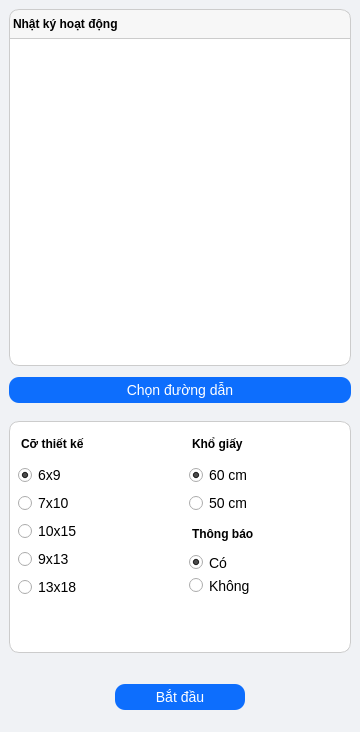
<?xml version="1.0" encoding="UTF-8"?>
<ui version="4.0">
 <class>Form</class>
 <widget class="QWidget" name="Form">
  <property name="geometry">
   <rect>
    <x>0</x>
    <y>0</y>
    <width>360</width>
    <height>732</height>
   </rect>
  </property>
  <property name="minimumSize">
   <size>
    <width>360</width>
    <height>732</height>
   </size>
  </property>
  <property name="maximumSize">
   <size>
    <width>360</width>
    <height>732</height>
   </size>
  </property>
  <property name="cursor">
   <cursorShape>ArrowCursor</cursorShape>
  </property>
  <property name="windowTitle">
   <string>Form</string>
  </property>
  <property name="styleSheet">
   <string notr="true">background: #f0f2f5;</string>
  </property>
  <layout class="QGridLayout" name="gridLayout">
   <property name="leftMargin">
    <number>0</number>
   </property>
   <property name="topMargin">
    <number>0</number>
   </property>
   <property name="rightMargin">
    <number>0</number>
   </property>
   <property name="bottomMargin">
    <number>0</number>
   </property>
   <property name="spacing">
    <number>0</number>
   </property>
   <item row="1" column="0">
    <widget class="QWidget" name="widget" native="true">
     <property name="minimumSize">
      <size>
       <width>0</width>
       <height>0</height>
      </size>
     </property>
     <property name="maximumSize">
      <size>
       <width>16777215</width>
       <height>16777215</height>
      </size>
     </property>
     <layout class="QVBoxLayout" name="verticalLayout">
      <property name="spacing">
       <number>0</number>
      </property>
      <property name="leftMargin">
       <number>0</number>
      </property>
      <property name="topMargin">
       <number>0</number>
      </property>
      <property name="rightMargin">
       <number>0</number>
      </property>
      <property name="bottomMargin">
       <number>0</number>
      </property>
      <item>
       <widget class="QWidget" name="widget_2" native="true">
        <property name="minimumSize">
         <size>
          <width>0</width>
          <height>0</height>
         </size>
        </property>
        <property name="maximumSize">
         <size>
          <width>16777215</width>
          <height>16777215</height>
         </size>
        </property>
        <layout class="QVBoxLayout" name="verticalLayout_2">
         <property name="spacing">
          <number>0</number>
         </property>
         <item>
          <widget class="QLabel" name="label">
           <property name="styleSheet">
            <string notr="true">background: #f7f7f7;
padding: 7px 0;
border: 1px solid #ccc;
border-top-left-radius: 10px;
border-top-right-radius: 10px;
border-bottom-right-radius: 0px;
border-bottom-left-radius: 0px;
font-weight: 500;</string>
           </property>
           <property name="text">
            <string>Nhật ký hoạt động</string>
           </property>
          </widget>
         </item>
         <item>
          <widget class="QTextEdit" name="activity">
           <property name="styleSheet">
            <string notr="true">border: 1px solid #ccc;
border-top: none;
border-top-left-radius: 0;
border-top-right-radius: 0;
border-bottom-right-radius: 10px;
border-bottom-left-radius: 10px;
background: #fff;</string>
           </property>
          </widget>
         </item>
         <item>
          <widget class="QPushButton" name="btn_url_1010">
           <property name="cursor">
            <cursorShape>PointingHandCursor</cursorShape>
           </property>
           <property name="styleSheet">
            <string notr="true">background: #0d6efd;
border-radius: 10px;
color: #fff;
font-size: 14px;
padding: 5px;
margin-top: 11px;
</string>
           </property>
           <property name="text">
            <string>Chọn đường dẫn</string>
           </property>
          </widget>
         </item>
        </layout>
       </widget>
      </item>
      <item>
       <widget class="QWidget" name="widget_3" native="true">
        <property name="minimumSize">
         <size>
          <width>0</width>
          <height>250</height>
         </size>
        </property>
        <property name="maximumSize">
         <size>
          <width>16777215</width>
          <height>250</height>
         </size>
        </property>
        <layout class="QHBoxLayout" name="horizontalLayout">
         <property name="spacing">
          <number>0</number>
         </property>
         <item>
          <widget class="QWidget" name="widget_4" native="true">
           <property name="styleSheet">
            <string notr="true">background: #fff;
border: 1px solid #ccc;
border-top-left-radius: 10px;
border-bottom-left-radius: 10px;
border-right: none;</string>
           </property>
           <layout class="QVBoxLayout" name="verticalLayout_4">
            <item>
             <widget class="QLabel" name="label_2">
              <property name="styleSheet">
               <string notr="true">padding: 7px 0;
font-weight: 500;
border: none;</string>
              </property>
              <property name="text">
               <string>Cỡ thiết kế</string>
              </property>
             </widget>
            </item>
            <item>
             <widget class="QRadioButton" name="input_69">
              <property name="minimumSize">
               <size>
                <width>0</width>
                <height>22</height>
               </size>
              </property>
              <property name="maximumSize">
               <size>
                <width>16777215</width>
                <height>22</height>
               </size>
              </property>
              <property name="font">
               <font>
                <pointsize>-1</pointsize>
               </font>
              </property>
              <property name="cursor">
               <cursorShape>PointingHandCursor</cursorShape>
              </property>
              <property name="styleSheet">
               <string notr="true">font-size: 14px;
border: none;</string>
              </property>
              <property name="text">
               <string>6x9</string>
              </property>
              <property name="checked">
               <bool>true</bool>
              </property>
             </widget>
            </item>
            <item>
             <widget class="QRadioButton" name="input_710">
              <property name="minimumSize">
               <size>
                <width>0</width>
                <height>22</height>
               </size>
              </property>
              <property name="maximumSize">
               <size>
                <width>16777215</width>
                <height>22</height>
               </size>
              </property>
              <property name="cursor">
               <cursorShape>PointingHandCursor</cursorShape>
              </property>
              <property name="styleSheet">
               <string notr="true">border: none;
font-size: 14px;</string>
              </property>
              <property name="text">
               <string>7x10</string>
              </property>
             </widget>
            </item>
            <item>
             <widget class="QRadioButton" name="input_1015">
              <property name="minimumSize">
               <size>
                <width>0</width>
                <height>22</height>
               </size>
              </property>
              <property name="maximumSize">
               <size>
                <width>16777215</width>
                <height>22</height>
               </size>
              </property>
              <property name="cursor">
               <cursorShape>PointingHandCursor</cursorShape>
              </property>
              <property name="styleSheet">
               <string notr="true">font-size: 14px;
border: none;</string>
              </property>
              <property name="text">
               <string>10x15</string>
              </property>
             </widget>
            </item>
            <item>
             <widget class="QRadioButton" name="input_913">
              <property name="minimumSize">
               <size>
                <width>0</width>
                <height>22</height>
               </size>
              </property>
              <property name="maximumSize">
               <size>
                <width>16777215</width>
                <height>22</height>
               </size>
              </property>
              <property name="cursor">
               <cursorShape>PointingHandCursor</cursorShape>
              </property>
              <property name="styleSheet">
               <string notr="true">font-size: 14px;
border: none;
</string>
              </property>
              <property name="text">
               <string>9x13</string>
              </property>
             </widget>
            </item>
            <item>
             <widget class="QRadioButton" name="input_1318">
              <property name="minimumSize">
               <size>
                <width>0</width>
                <height>22</height>
               </size>
              </property>
              <property name="maximumSize">
               <size>
                <width>16777215</width>
                <height>22</height>
               </size>
              </property>
              <property name="cursor">
               <cursorShape>PointingHandCursor</cursorShape>
              </property>
              <property name="styleSheet">
               <string notr="true">font-size: 14px;
border: none;</string>
              </property>
              <property name="text">
               <string>13x18</string>
              </property>
             </widget>
            </item>
            <item>
             <spacer name="verticalSpacer">
              <property name="orientation">
               <enum>Qt::Vertical</enum>
              </property>
              <property name="sizeHint" stdset="0">
               <size>
                <width>20</width>
                <height>40</height>
               </size>
              </property>
             </spacer>
            </item>
           </layout>
          </widget>
         </item>
         <item>
          <widget class="QWidget" name="widget_5" native="true">
           <property name="styleSheet">
            <string notr="true">background: #fff;
border: 1px solid #ccc;
border-top-right-radius: 10px;
border-bottom-right-radius: 10px;
border-left: none;</string>
           </property>
           <layout class="QVBoxLayout" name="verticalLayout_3">
            <item>
             <widget class="QLabel" name="label_3">
              <property name="styleSheet">
               <string notr="true">padding: 7px 0;
font-weight: 500;
border: none;</string>
              </property>
              <property name="text">
               <string>Khổ giấy</string>
              </property>
             </widget>
            </item>
            <item>
             <widget class="QRadioButton" name="input_60">
              <property name="minimumSize">
               <size>
                <width>0</width>
                <height>22</height>
               </size>
              </property>
              <property name="maximumSize">
               <size>
                <width>16777215</width>
                <height>22</height>
               </size>
              </property>
              <property name="styleSheet">
               <string notr="true">border: none;
font-size: 14px;</string>
              </property>
              <property name="text">
               <string>60 cm</string>
              </property>
              <property name="checked">
               <bool>true</bool>
              </property>
             </widget>
            </item>
            <item>
             <widget class="QRadioButton" name="input_50">
              <property name="minimumSize">
               <size>
                <width>0</width>
                <height>22</height>
               </size>
              </property>
              <property name="maximumSize">
               <size>
                <width>16777215</width>
                <height>22</height>
               </size>
              </property>
              <property name="styleSheet">
               <string notr="true">border: none;
font-size: 14px;</string>
              </property>
              <property name="text">
               <string>50 cm</string>
              </property>
             </widget>
            </item>
            <item>
             <widget class="QWidget" name="widget_7" native="true">
              <property name="styleSheet">
               <string notr="true">border: none;</string>
              </property>
              <layout class="QVBoxLayout" name="verticalLayout_5">
               <property name="leftMargin">
                <number>0</number>
               </property>
               <property name="topMargin">
                <number>0</number>
               </property>
               <property name="rightMargin">
                <number>0</number>
               </property>
               <property name="bottomMargin">
                <number>0</number>
               </property>
               <item>
                <widget class="QLabel" name="label_4">
                 <property name="styleSheet">
                  <string notr="true">padding: 7px 0;
font-weight: 500;
border: none;</string>
                 </property>
                 <property name="text">
                  <string>Thông báo</string>
                 </property>
                </widget>
               </item>
               <item>
                <widget class="QRadioButton" name="msg_yes">
                 <property name="styleSheet">
                  <string notr="true">font-size: 14px;
border: none;
</string>
                 </property>
                 <property name="text">
                  <string>Có</string>
                 </property>
                 <property name="checked">
                  <bool>true</bool>
                 </property>
                </widget>
               </item>
               <item>
                <widget class="QRadioButton" name="msg_no">
                 <property name="styleSheet">
                  <string notr="true">font-size: 14px;
border: none;
</string>
                 </property>
                 <property name="text">
                  <string>Không</string>
                 </property>
                </widget>
               </item>
              </layout>
             </widget>
            </item>
            <item>
             <spacer name="verticalSpacer_2">
              <property name="orientation">
               <enum>Qt::Vertical</enum>
              </property>
              <property name="sizeHint" stdset="0">
               <size>
                <width>20</width>
                <height>40</height>
               </size>
              </property>
             </spacer>
            </item>
           </layout>
          </widget>
         </item>
        </layout>
       </widget>
      </item>
      <item>
       <widget class="QWidget" name="widget_6" native="true">
        <property name="minimumSize">
         <size>
          <width>0</width>
          <height>70</height>
         </size>
        </property>
        <property name="maximumSize">
         <size>
          <width>16777215</width>
          <height>70</height>
         </size>
        </property>
        <property name="cursor">
         <cursorShape>ArrowCursor</cursorShape>
        </property>
        <layout class="QHBoxLayout" name="horizontalLayout_2">
         <item>
          <widget class="QPushButton" name="btn_submit">
           <property name="cursor">
            <cursorShape>PointingHandCursor</cursorShape>
           </property>
           <property name="styleSheet">
            <string notr="true">background: #0d6efd;
border-radius: 10px;
color: #fff;
font-size: 14px;
padding: 5px;
max-width: 120px;
</string>
           </property>
           <property name="text">
            <string>Bắt đầu</string>
           </property>
          </widget>
         </item>
        </layout>
       </widget>
      </item>
     </layout>
    </widget>
   </item>
  </layout>
 </widget>
 <resources/>
 <connections/>
</ui>
